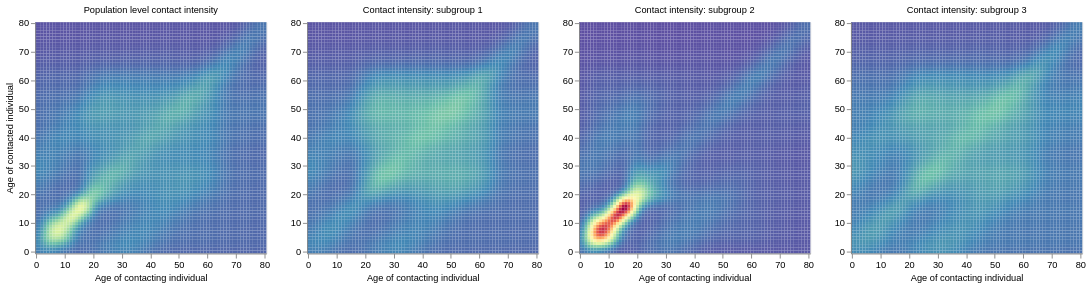

Notebook cell for this chart:
### Code cell
cint_pop = plot_mosaic(pop_level_matrix, title='Population level contact intensity')
cint_sub1 = plot_mosaic(cint_matrices[0], title='Contact intensity: subgroup 1', ylabel=None)
cint_sub2 = plot_mosaic(cint_matrices[1], title='Contact intensity: subgroup 2', ylabel=None)
cint_sub3 = plot_mosaic(cint_matrices[2], title='Contact intensity: subgroup 3', ylabel=None)

alt.hconcat(cint_pop, cint_sub1, cint_sub2, cint_sub3)

### Figure 1 — Vega-Lite specification as saved in the notebook (floating-point values rounded to 4 significant figures; data arrays with more than 128 entries replaced by an {"elided": "..."} marker saying what was removed)
{"config": {"view": {"continuousWidth": 300, "continuousHeight": 300}}, "hconcat": [{"data": {"name": "data-2ccd248dc7f796bb3f1576744ca40fba"}, "mark": {"type": "rect"}, "encoding": {"color": {"field": "z", "legend": null, "scale": {"reverse": true, "scheme": "spectral"}, "title": null, "type": "quantitative"}, "x": {"axis": {"grid": false, "labelAngle": 0, "labelFontSize": 10, "labelFontWeight": "normal", "titleFontSize": 10, "titleFontWeight": "normal", "values": [0, 10, 20, 30, 40, 50, 60, 70, 80]}, "field": "x", "title": "Age of contacting individual", "type": "ordinal"}, "y": {"axis": {"grid": false, "labelFontSize": 10, "labelFontWeight": "normal", "titleFontSize": 10, "titleFontWeight": "normal", "values": [0, 10, 20, 30, 40, 50, 60, 70, 80]}, "field": "y", "scale": {"reverse": true}, "title": "Age of contacted individual", "type": "ordinal"}}, "height": 250, "title": {"text": "Population level contact intensity", "anchor": "middle", "fontSize": 10, "fontWeight": "normal"}, "width": 250}, {"data": {"name": "data-2873cf817324e81ff8729d3e745eb677"}, "mark": {"type": "rect"}, "encoding": {"color": {"field": "z", "legend": null, "scale": {"reverse": true, "scheme": "spectral"}, "title": null, "type": "quantitative"}, "x": {"axis": {"grid": false, "labelAngle": 0, "labelFontSize": 10, "labelFontWeight": "normal", "titleFontSize": 10, "titleFontWeight": "normal", "values": [0, 10, 20, 30, 40, 50, 60, 70, 80]}, "field": "x", "title": "Age of contacting individual", "type": "ordinal"}, "y": {"axis": {"grid": false, "labelFontSize": 10, "labelFontWeight": "normal", "titleFontSize": 10, "titleFontWeight": "normal", "values": [0, 10, 20, 30, 40, 50, 60, 70, 80]}, "field": "y", "scale": {"reverse": true}, "title": null, "type": "ordinal"}}, "height": 250, "title": {"text": "Contact intensity: subgroup 1", "anchor": "middle", "fontSize": 10, "fontWeight": "normal"}, "width": 250}, {"data": {"name": "data-e12873f7558b69c6b31b7029689c62a9"}, "mark": {"type": "rect"}, "encoding": {"color": {"field": "z", "legend": null, "scale": {"reverse": true, "scheme": "spectral"}, "title": null, "type": "quantitative"}, "x": {"axis": {"grid": false, "labelAngle": 0, "labelFontSize": 10, "labelFontWeight": "normal", "titleFontSize": 10, "titleFontWeight": "normal", "values": [0, 10, 20, 30, 40, 50, 60, 70, 80]}, "field": "x", "title": "Age of contacting individual", "type": "ordinal"}, "y": {"axis": {"grid": false, "labelFontSize": 10, "labelFontWeight": "normal", "titleFontSize": 10, "titleFontWeight": "normal", "values": [0, 10, 20, 30, 40, 50, 60, 70, 80]}, "field": "y", "scale": {"reverse": true}, "title": null, "type": "ordinal"}}, "height": 250, "title": {"text": "Contact intensity: subgroup 2", "anchor": "middle", "fontSize": 10, "fontWeight": "normal"}, "width": 250}, {"data": {"name": "data-ce8b998a6773cbf0eda0aab0760687b2"}, "mark": {"type": "rect"}, "encoding": {"color": {"field": "z", "legend": null, "scale": {"reverse": true, "scheme": "spectral"}, "title": null, "type": "quantitative"}, "x": {"axis": {"grid": false, "labelAngle": 0, "labelFontSize": 10, "labelFontWeight": "normal", "titleFontSize": 10, "titleFontWeight": "normal", "values": [0, 10, 20, 30, 40, 50, 60, 70, 80]}, "field": "x", "title": "Age of contacting individual", "type": "ordinal"}, "y": {"axis": {"grid": false, "labelFontSize": 10, "labelFontWeight": "normal", "titleFontSize": 10, "titleFontWeight": "normal", "values": [0, 10, 20, 30, 40, 50, 60, 70, 80]}, "field": "y", "scale": {"reverse": true}, "title": null, "type": "ordinal"}}, "height": 250, "title": {"text": "Contact intensity: subgroup 3", "anchor": "middle", "fontSize": 10, "fontWeight": "normal"}, "width": 250}], "$schema": "https://vega.github.io/schema/vega-lite/v5.20.1.json", "datasets": {"data-2ccd248dc7f796bb3f1576744ca40fba": {"elided": "6561 records"}, "data-2873cf817324e81ff8729d3e745eb677": {"elided": "6561 records"}, "data-e12873f7558b69c6b31b7029689c62a9": {"elided": "6561 records"}, "data-ce8b998a6773cbf0eda0aab0760687b2": {"elided": "6561 records"}}}
